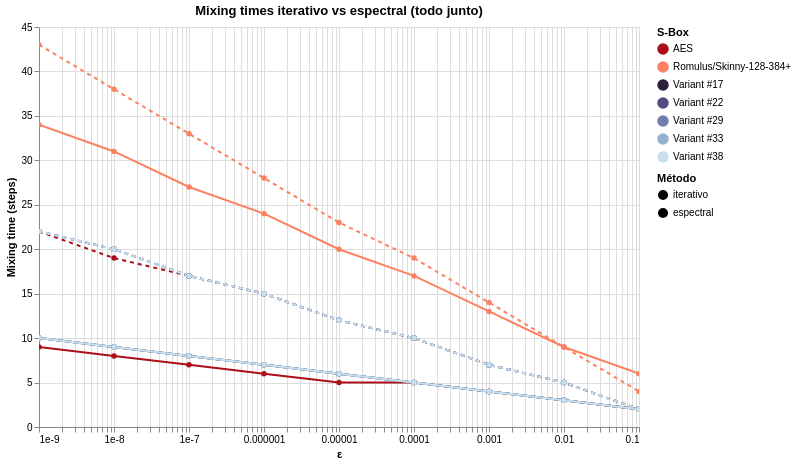

Here is the notebook cell this chart was saved with:
### Code cell
chart_spec = compare_mixing_times_spectrals_altair(
    specs,
    epsilons=[10**(-i) for i in range(1,10)],
    max_steps=10000,
    log_scale=True,
)
chart_spec

### Figure 1 — Vega-Lite specification as saved in the notebook (floating-point values rounded to 4 significant figures)
{"config": {"view": {"continuousWidth": 300, "continuousHeight": 300}}, "data": {"name": "data-90daeba3c04fd8aa3201e5859b4f0325"}, "mark": {"type": "line", "point": true}, "encoding": {"color": {"field": "S-Box", "legend": {"title": "S-Box"}, "scale": {"domain": ["AES", "Romulus/Skinny-128-384+", "Variant #17", "Variant #22", "Variant #29", "Variant #33", "Variant #38"], "range": ["#aa1016", "#fc8161", "#2b1f3e", "#504c7f", "#707fb1", "#95b1d2", "#c7dfeb"]}, "type": "nominal"}, "strokeDash": {"field": "Método", "legend": {"title": "Método"}, "scale": {"domain": ["iterativo", "espectral"], "range": [[], [4, 4]]}, "type": "nominal"}, "tooltip": [{"field": "S-Box", "type": "nominal"}, {"field": "Método", "type": "nominal"}, {"field": "ε", "type": "quantitative"}, {"field": "Mixing time", "type": "quantitative"}], "x": {"field": "ε", "scale": {"type": "log"}, "title": "ε", "type": "quantitative"}, "y": {"field": "Mixing time", "title": "Mixing time (steps)", "type": "quantitative"}}, "height": 400, "params": [{"name": "param_13", "select": {"type": "interval", "encodings": ["x", "y"]}, "bind": "scales"}], "title": "Mixing times iterativo vs espectral (todo junto)", "width": 600, "$schema": "https://vega.github.io/schema/vega-lite/v5.20.1.json", "datasets": {"data-90daeba3c04fd8aa3201e5859b4f0325": [{"ε": 0.1, "S-Box": "AES", "Método": "iterativo", "Mixing time": 2}, {"ε": 0.1, "S-Box": "AES", "Método": "espectral", "Mixing time": 2}, {"ε": 0.01, "S-Box": "AES", "Método": "iterativo", "Mixing time": 3}, {"ε": 0.01, "S-Box": "AES", "Método": "espectral", "Mixing time": 5}, {"ε": 0.001, "S-Box": "AES", "Método": "iterativo", "Mixing time": 4}, {"ε": 0.001, "S-Box": "AES", "Método": "espectral", "Mixing time": 7}, {"ε": 0.0001, "S-Box": "AES", "Método": "iterativo", "Mixing time": 5}, {"ε": 0.0001, "S-Box": "AES", "Método": "espectral", "Mixing time": 10}, {"ε": 1e-05, "S-Box": "AES", "Método": "iterativo", "Mixing time": 5}, {"ε": 1e-05, "S-Box": "AES", "Método": "espectral", "Mixing time": 12}, {"ε": 1e-06, "S-Box": "AES", "Método": "iterativo", "Mixing time": 6}, {"ε": 1e-06, "S-Box": "AES", "Método": "espectral", "Mixing time": 15}, {"ε": 1e-07, "S-Box": "AES", "Método": "iterativo", "Mixing time": 7}, {"ε": 1e-07, "S-Box": "AES", "Método": "espectral", "Mixing time": 17}, {"ε": 1e-08, "S-Box": "AES", "Método": "iterativo", "Mixing time": 8}, {"ε": 1e-08, "S-Box": "AES", "Método": "espectral", "Mixing time": 19}, {"ε": 1e-09, "S-Box": "AES", "Método": "iterativo", "Mixing time": 9}, {"ε": 1e-09, "S-Box": "AES", "Método": "espectral", "Mixing time": 22}, {"ε": 0.1, "S-Box": "Romulus/Skinny-128-384+", "Método": "iterativo", "Mixing time": 6}, {"ε": 0.1, "S-Box": "Romulus/Skinny-128-384+", "Método": "espectral", "Mixing time": 4}, {"ε": 0.01, "S-Box": "Romulus/Skinny-128-384+", "Método": "iterativo", "Mixing time": 9}, {"ε": 0.01, "S-Box": "Romulus/Skinny-128-384+", "Método": "espectral", "Mixing time": 9}, {"ε": 0.001, "S-Box": "Romulus/Skinny-128-384+", "Método": "iterativo", "Mixing time": 13}, {"ε": 0.001, "S-Box": "Romulus/Skinny-128-384+", "Método": "espectral", "Mixing time": 14}, {"ε": 0.0001, "S-Box": "Romulus/Skinny-128-384+", "Método": "iterativo", "Mixing time": 17}, {"ε": 0.0001, "S-Box": "Romulus/Skinny-128-384+", "Método": "espectral", "Mixing time": 19}, {"ε": 1e-05, "S-Box": "Romulus/Skinny-128-384+", "Método": "iterativo", "Mixing time": 20}, {"ε": 1e-05, "S-Box": "Romulus/Skinny-128-384+", "Método": "espectral", "Mixing time": 23}, {"ε": 1e-06, "S-Box": "Romulus/Skinny-128-384+", "Método": "iterativo", "Mixing time": 24}, {"ε": 1e-06, "S-Box": "Romulus/Skinny-128-384+", "Método": "espectral", "Mixing time": 28}, {"ε": 1e-07, "S-Box": "Romulus/Skinny-128-384+", "Método": "iterativo", "Mixing time": 27}, {"ε": 1e-07, "S-Box": "Romulus/Skinny-128-384+", "Método": "espectral", "Mixing time": 33}, {"ε": 1e-08, "S-Box": "Romulus/Skinny-128-384+", "Método": "iterativo", "Mixing time": 31}, {"ε": 1e-08, "S-Box": "Romulus/Skinny-128-384+", "Método": "espectral", "Mixing time": 38}, {"ε": 1e-09, "S-Box": "Romulus/Skinny-128-384+", "Método": "iterativo", "Mixing time": 34}, {"ε": 1e-09, "S-Box": "Romulus/Skinny-128-384+", "Método": "espectral", "Mixing time": 43}, {"ε": 0.1, "S-Box": "Variant #17", "Método": "iterativo", "Mixing time": 2}, {"ε": 0.1, "S-Box": "Variant #17", "Método": "espectral", "Mixing time": 2}, {"ε": 0.01, "S-Box": "Variant #17", "Método": "iterativo", "Mixing time": 3}, {"ε": 0.01, "S-Box": "Variant #17", "Método": "espectral", "Mixing time": 5}, {"ε": 0.001, "S-Box": "Variant #17", "Método": "iterativo", "Mixing time": 4}, {"ε": 0.001, "S-Box": "Variant #17", "Método": "espectral", "Mixing time": 7}, {"ε": 0.0001, "S-Box": "Variant #17", "Método": "iterativo", "Mixing time": 5}, {"ε": 0.0001, "S-Box": "Variant #17", "Método": "espectral", "Mixing time": 10}, {"ε": 1e-05, "S-Box": "Variant #17", "Método": "iterativo", "Mixing time": 6}, {"ε": 1e-05, "S-Box": "Variant #17", "Método": "espectral", "Mixing time": 12}, {"ε": 1e-06, "S-Box": "Variant #17", "Método": "iterativo", "Mixing time": 7}, {"ε": 1e-06, "S-Box": "Variant #17", "Método": "espectral", "Mixing time": 15}, {"ε": 1e-07, "S-Box": "Variant #17", "Método": "iterativo", "Mixing time": 8}, {"ε": 1e-07, "S-Box": "Variant #17", "Método": "espectral", "Mixing time": 17}, {"ε": 1e-08, "S-Box": "Variant #17", "Método": "iterativo", "Mixing time": 9}, {"ε": 1e-08, "S-Box": "Variant #17", "Método": "espectral", "Mixing time": 20}, {"ε": 1e-09, "S-Box": "Variant #17", "Método": "iterativo", "Mixing time": 10}, {"ε": 1e-09, "S-Box": "Variant #17", "Método": "espectral", "Mixing time": 22}, {"ε": 0.1, "S-Box": "Variant #22", "Método": "iterativo", "Mixing time": 2}, {"ε": 0.1, "S-Box": "Variant #22", "Método": "espectral", "Mixing time": 2}, {"ε": 0.01, "S-Box": "Variant #22", "Método": "iterativo", "Mixing time": 3}, {"ε": 0.01, "S-Box": "Variant #22", "Método": "espectral", "Mixing time": 5}, {"ε": 0.001, "S-Box": "Variant #22", "Método": "iterativo", "Mixing time": 4}, {"ε": 0.001, "S-Box": "Variant #22", "Método": "espectral", "Mixing time": 7}, {"ε": 0.0001, "S-Box": "Variant #22", "Método": "iterativo", "Mixing time": 5}, {"ε": 0.0001, "S-Box": "Variant #22", "Método": "espectral", "Mixing time": 10}, {"ε": 1e-05, "S-Box": "Variant #22", "Método": "iterativo", "Mixing time": 6}, {"ε": 1e-05, "S-Box": "Variant #22", "Método": "espectral", "Mixing time": 12}, {"ε": 1e-06, "S-Box": "Variant #22", "Método": "iterativo", "Mixing time": 7}, {"ε": 1e-06, "S-Box": "Variant #22", "Método": "espectral", "Mixing time": 15}, {"ε": 1e-07, "S-Box": "Variant #22", "Método": "iterativo", "Mixing time": 8}, {"ε": 1e-07, "S-Box": "Variant #22", "Método": "espectral", "Mixing time": 17}, {"ε": 1e-08, "S-Box": "Variant #22", "Método": "iterativo", "Mixing time": 9}, {"ε": 1e-08, "S-Box": "Variant #22", "Método": "espectral", "Mixing time": 20}, {"ε": 1e-09, "S-Box": "Variant #22", "Método": "iterativo", "Mixing time": 10}, {"ε": 1e-09, "S-Box": "Variant #22", "Método": "espectral", "Mixing time": 22}, {"ε": 0.1, "S-Box": "Variant #29", "Método": "iterativo", "Mixing time": 2}, {"ε": 0.1, "S-Box": "Variant #29", "Método": "espectral", "Mixing time": 2}, {"ε": 0.01, "S-Box": "Variant #29", "Método": "iterativo", "Mixing time": 3}, {"ε": 0.01, "S-Box": "Variant #29", "Método": "espectral", "Mixing time": 5}, {"ε": 0.001, "S-Box": "Variant #29", "Método": "iterativo", "Mixing time": 4}, {"ε": 0.001, "S-Box": "Variant #29", "Método": "espectral", "Mixing time": 7}, {"ε": 0.0001, "S-Box": "Variant #29", "Método": "iterativo", "Mixing time": 5}, {"ε": 0.0001, "S-Box": "Variant #29", "Método": "espectral", "Mixing time": 10}, {"ε": 1e-05, "S-Box": "Variant #29", "Método": "iterativo", "Mixing time": 6}, {"ε": 1e-05, "S-Box": "Variant #29", "Método": "espectral", "Mixing time": 12}, {"ε": 1e-06, "S-Box": "Variant #29", "Método": "iterativo", "Mixing time": 7}, {"ε": 1e-06, "S-Box": "Variant #29", "Método": "espectral", "Mixing time": 15}, {"ε": 1e-07, "S-Box": "Variant #29", "Método": "iterativo", "Mixing time": 8}, {"ε": 1e-07, "S-Box": "Variant #29", "Método": "espectral", "Mixing time": 17}, {"ε": 1e-08, "S-Box": "Variant #29", "Método": "iterativo", "Mixing time": 9}, {"ε": 1e-08, "S-Box": "Variant #29", "Método": "espectral", "Mixing time": 20}, {"ε": 1e-09, "S-Box": "Variant #29", "Método": "iterativo", "Mixing time": 10}, {"ε": 1e-09, "S-Box": "Variant #29", "Método": "espectral", "Mixing time": 22}, {"ε": 0.1, "S-Box": "Variant #33", "Método": "iterativo", "Mixing time": 2}, {"ε": 0.1, "S-Box": "Variant #33", "Método": "espectral", "Mixing time": 2}, {"ε": 0.01, "S-Box": "Variant #33", "Método": "iterativo", "Mixing time": 3}, {"ε": 0.01, "S-Box": "Variant #33", "Método": "espectral", "Mixing time": 5}, {"ε": 0.001, "S-Box": "Variant #33", "Método": "iterativo", "Mixing time": 4}, {"ε": 0.001, "S-Box": "Variant #33", "Método": "espectral", "Mixing time": 7}, {"ε": 0.0001, "S-Box": "Variant #33", "Método": "iterativo", "Mixing time": 5}, {"ε": 0.0001, "S-Box": "Variant #33", "Método": "espectral", "Mixing time": 10}, {"ε": 1e-05, "S-Box": "Variant #33", "Método": "iterativo", "Mixing time": 6}, {"ε": 1e-05, "S-Box": "Variant #33", "Método": "espectral", "Mixing time": 12}, {"ε": 1e-06, "S-Box": "Variant #33", "Método": "iterativo", "Mixing time": 7}, {"ε": 1e-06, "S-Box": "Variant #33", "Método": "espectral", "Mixing time": 15}, {"ε": 1e-07, "S-Box": "Variant #33", "Método": "iterativo", "Mixing time": 8}, {"ε": 1e-07, "S-Box": "Variant #33", "Método": "espectral", "Mixing time": 17}, {"ε": 1e-08, "S-Box": "Variant #33", "Método": "iterativo", "Mixing time": 9}, {"ε": 1e-08, "S-Box": "Variant #33", "Método": "espectral", "Mixing time": 20}, {"ε": 1e-09, "S-Box": "Variant #33", "Método": "iterativo", "Mixing time": 10}, {"ε": 1e-09, "S-Box": "Variant #33", "Método": "espectral", "Mixing time": 22}, {"ε": 0.1, "S-Box": "Variant #38", "Método": "iterativo", "Mixing time": 2}, {"ε": 0.1, "S-Box": "Variant #38", "Método": "espectral", "Mixing time": 2}, {"ε": 0.01, "S-Box": "Variant #38", "Método": "iterativo", "Mixing time": 3}, {"ε": 0.01, "S-Box": "Variant #38", "Método": "espectral", "Mixing time": 5}, {"ε": 0.001, "S-Box": "Variant #38", "Método": "iterativo", "Mixing time": 4}, {"ε": 0.001, "S-Box": "Variant #38", "Método": "espectral", "Mixing time": 7}, {"ε": 0.0001, "S-Box": "Variant #38", "Método": "iterativo", "Mixing time": 5}, {"ε": 0.0001, "S-Box": "Variant #38", "Método": "espectral", "Mixing time": 10}, {"ε": 1e-05, "S-Box": "Variant #38", "Método": "iterativo", "Mixing time": 6}, {"ε": 1e-05, "S-Box": "Variant #38", "Método": "espectral", "Mixing time": 12}, {"ε": 1e-06, "S-Box": "Variant #38", "Método": "iterativo", "Mixing time": 7}, {"ε": 1e-06, "S-Box": "Variant #38", "Método": "espectral", "Mixing time": 15}, {"ε": 1e-07, "S-Box": "Variant #38", "Método": "iterativo", "Mixing time": 8}, {"ε": 1e-07, "S-Box": "Variant #38", "Método": "espectral", "Mixing time": 17}, {"ε": 1e-08, "S-Box": "Variant #38", "Método": "iterativo", "Mixing time": 9}, {"ε": 1e-08, "S-Box": "Variant #38", "Método": "espectral", "Mixing time": 20}, {"ε": 1e-09, "S-Box": "Variant #38", "Método": "iterativo", "Mixing time": 10}, {"ε": 1e-09, "S-Box": "Variant #38", "Método": "espectral", "Mixing time": 22}]}}
